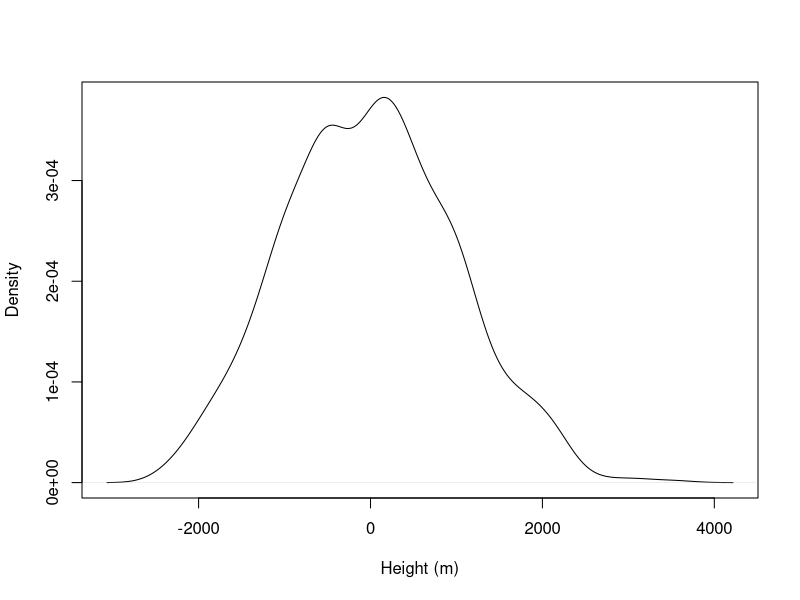
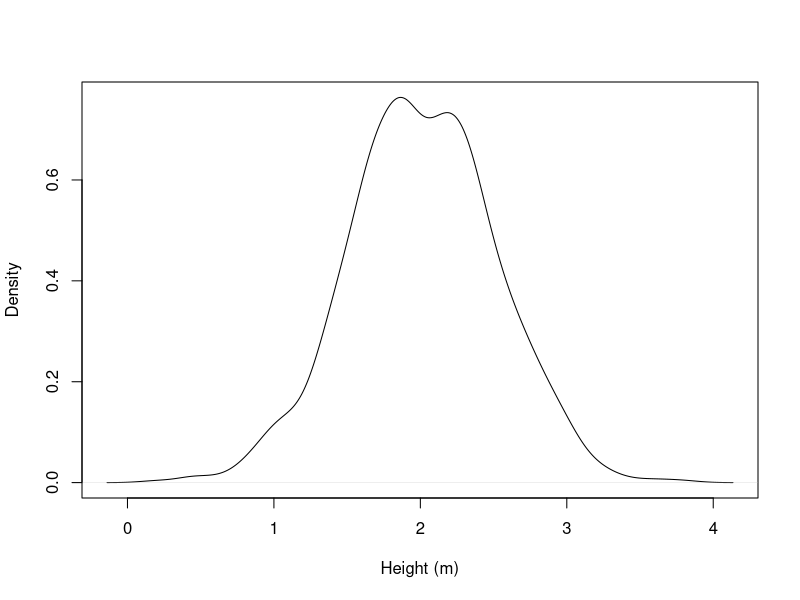
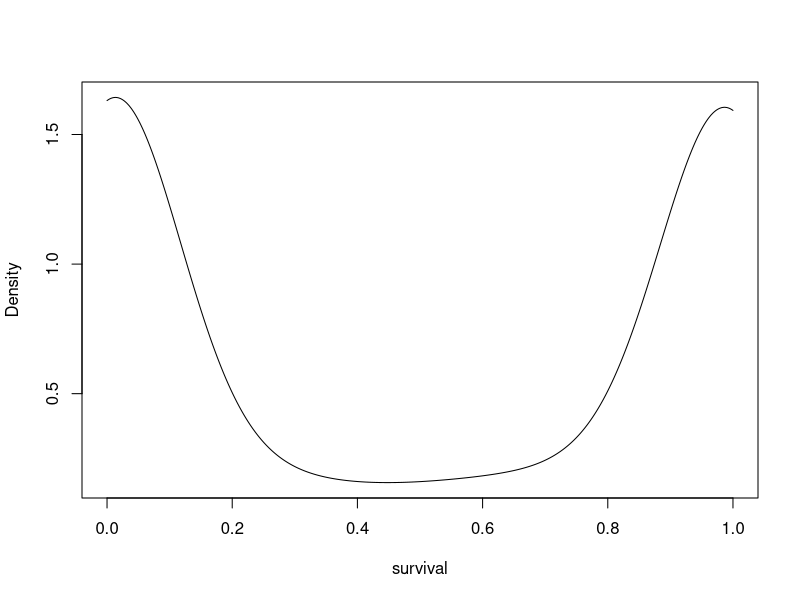
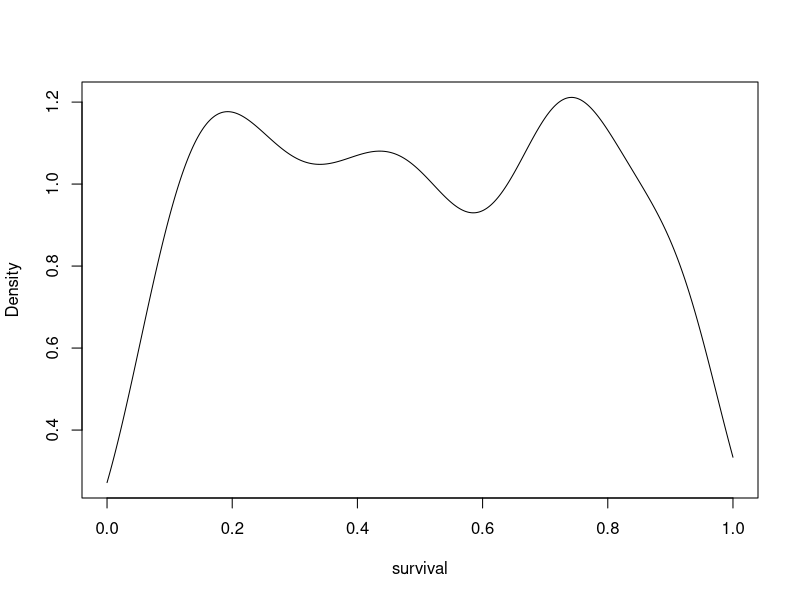

Write the R code that produced these figures, in order.
## ---- chunk 1
#options(htmltools.dir.version = FALSE)
#knitr::opts_chunk$set(comment = "", warning = FALSE, message = FALSE)
knitr::opts_chunk$set(warning = FALSE, message = FALSE)
library(palmerpenguins)
library(tidyverse)
## ---- chunk 2
plot(density(rnorm(1000, 0, 1000)),   
     main="", xlab="Height (m)")
## ---- chunk 3
plot(density(rnorm(1000, 2, 0.5)),   
      main="", xlab="Height (m)")
## ---- chunk 4
plot(density(plogis(rnorm(1000,0,10)), 
from = 0, to = 1), main='', xlab='survival')
## ---- chunk 5
plot(density(plogis(rnorm(1000,0,1.5)), 
from = 0, to = 1), main='', xlab='survival')
